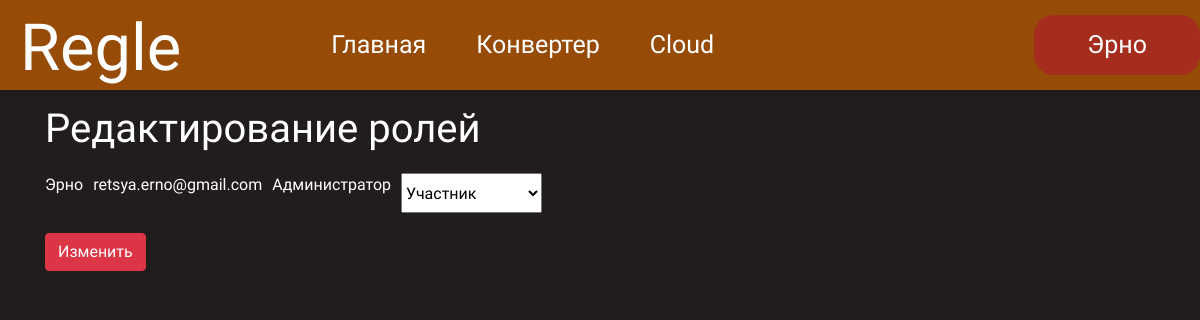
Before: /admin_edit_roles (signed in) with the older database file.
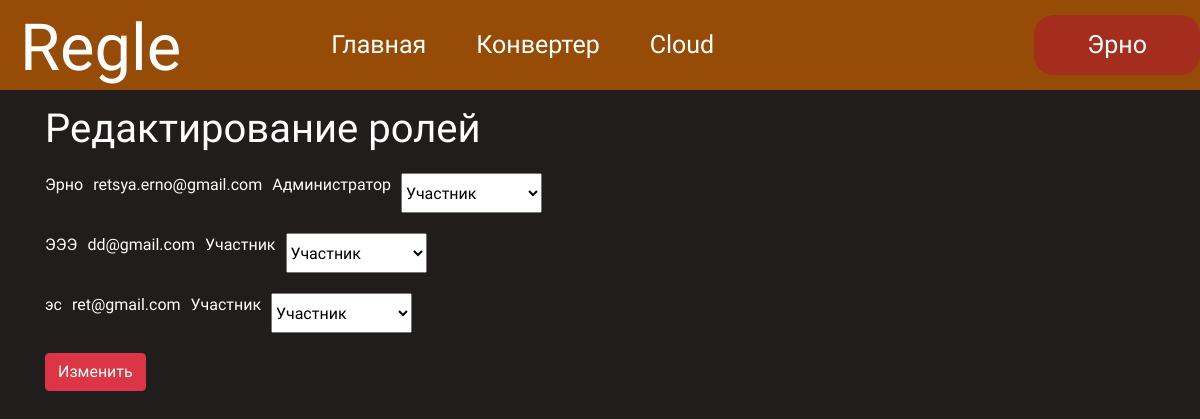
After: the same page with the newer database file.
### data/users.py (models this page shows, shortened)
class User(SqlAlchemyBase, UserMixin):
    __tablename__ = 'users'
    id = sqlalchemy.Column(sqlalchemy.Integer,
                           primary_key=True, autoincrement=True)
    name = sqlalchemy.Column(sqlalchemy.String, nullable=True)
    email = sqlalchemy.Column(sqlalchemy.String,
                              index=True, unique=True, nullable=True)
    hashed_password = sqlalchemy.Column(sqlalchemy.String, nullable=True)
    created_date = sqlalchemy.Column(sqlalchemy.DateTime,
                                     default=datetime.datetime.now)
    role = sqlalchemy.Column(sqlalchemy.String, nullable=False)

### app.py (the view, shortened to what this page needs)
@application.route('/admin_edit_roles', methods=["POST", "GET"])
def edit_roles():
    if current_user.role != "Администратор":
        return "У Вас нет доступа к этой странице!"
    db_sess = db_session.create_session()
    users = db_sess.query(User).all()
    return render_template("edit_roles.html", users=users)

### app.py (called while the page is built)
@login_manager.user_loader
def load_user(user_id):
    db_sess = db_session.create_session()
    return db_sess.query(User).get(user_id)

### data/db_session.py (called while the page is built)
def create_session() -> Session:
    global __factory
    if not __factory:
        global_init("db/database.db")
        return __factory()
    return __factory()

### templates/edit_roles.html (shortened to what this page needs)
{% extends "base_to_login.html" %}
{% block content %}
    <link href="/static/css/login.css" rel="stylesheet"/>
    <h1>Редактирование ролей</h1>
    <form action="" method="POST">
        {% for user in users %}
            <div style="display: flex; margin-bottom: 20px; margin-top: 20px">
                <p style="margin-right: 10px">{{ user.name }}</p>
                <p style="margin-right: 10px">{{ user.email }}</p>
                <p style="margin-right: 10px">{{ user.role }}</p>
                <select name="new_role">
                    <option style="font-family: 'Montserrat Alternates', sans-serif" value="Участник">Участник</option>
                </select>
            </div>
        {% endfor %}
        <button type="submit" class="btn btn-danger">Изменить</button>
    </form>
{% endblock %}

### templates/base_to_login.html (shortened to what this page needs)
<!doctype html>
<html lang="en">
<head>
    <link rel="stylesheet"
          href="https://stackpath.bootstrapcdn.com/bootstrap/4.4.1/css/bootstrap.min.css"
>
</head>
<body>
<header>
    <nav class="regle-navbar">
        <div class="nav-div">
            <p class="nav-regle">Regle</p>
            <a class="a-glav" href="/">Главная</a>
            <a class="a-convert" href="/upload">Конвертер</a>
            <a class="a-cloud" href="/cloud">Cloud</a>
        </div>
        {% if current_user.is_authenticated %}
            <button class="button-nav" onclick="document.location='/logout'">{{ current_user.name }}</button>
        {% else %}
            <button class="button-nav" onclick="document.location='/login'">Вход</button>
        {% endif %}
    </nav>
</header>
<main role="main" class="container">
    {% block content %}{% endblock %}
</main>
</body>
</html>

### static/css/login.css (style rules this page uses)
body { font-family: "Montserrat Alternates", sans-serif; color: #FFFFFF; background: #211D1D; }
.regle-navbar { width: auto; height: 90px; background: #964B06; display: flex; margin-bottom: 15px; }
.nav-div { display: flex; }
.nav-regle { margin-left: 20px; font-family: "Jua", sans-serif; font-size: 65px; vertical-align: middle; }
.a-glav { font-size: 25px; margin-top: auto; margin-bottom: auto; margin-left: 150px; color: #FFFFFF; }
.a-convert { font-size: 25px; margin-top: auto; margin-bottom: auto; margin-left: 50px; color: #FFFFFF; }
.a-cloud { font-size: 25px; margin-top: auto; margin-bottom: auto; margin-left: 50px; color: #FFFFFF; }
.button-nav { width: 200px; height: 60px; border-radius: 20px; border: none; color: #FFFFFF; margin-top: auto; margin-bottom: auto; margin-left: 320px; background: #A52D1D; text-align: center; font-size: 25px; cursor: pointer; }

Changed rows visible on the page:
added User: name "ЭЭЭ", email "dd@gmail.com", role "Участник"
added User: name "эс", email "ret@gmail.com", role "Участник"
